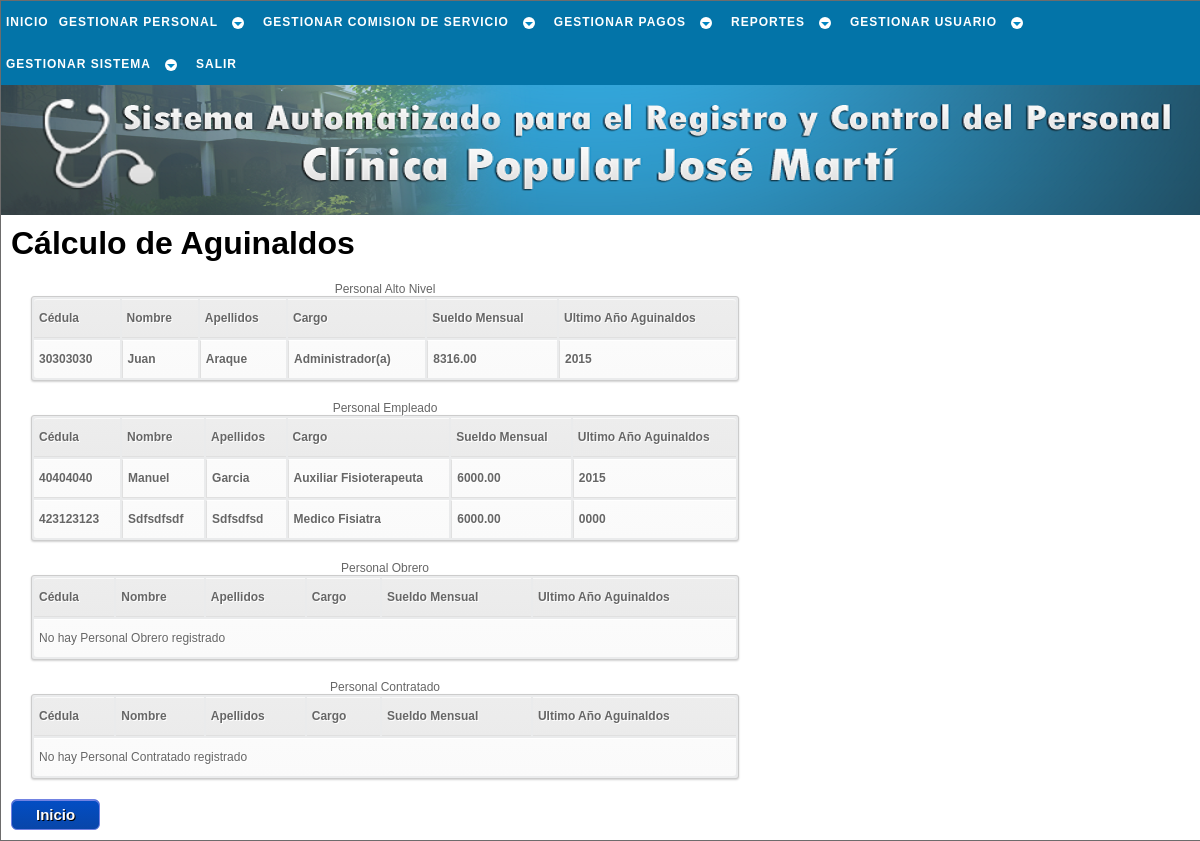
Page /php/pago/calc_aguinaldo_a.php (signed in) on the earlier database version.
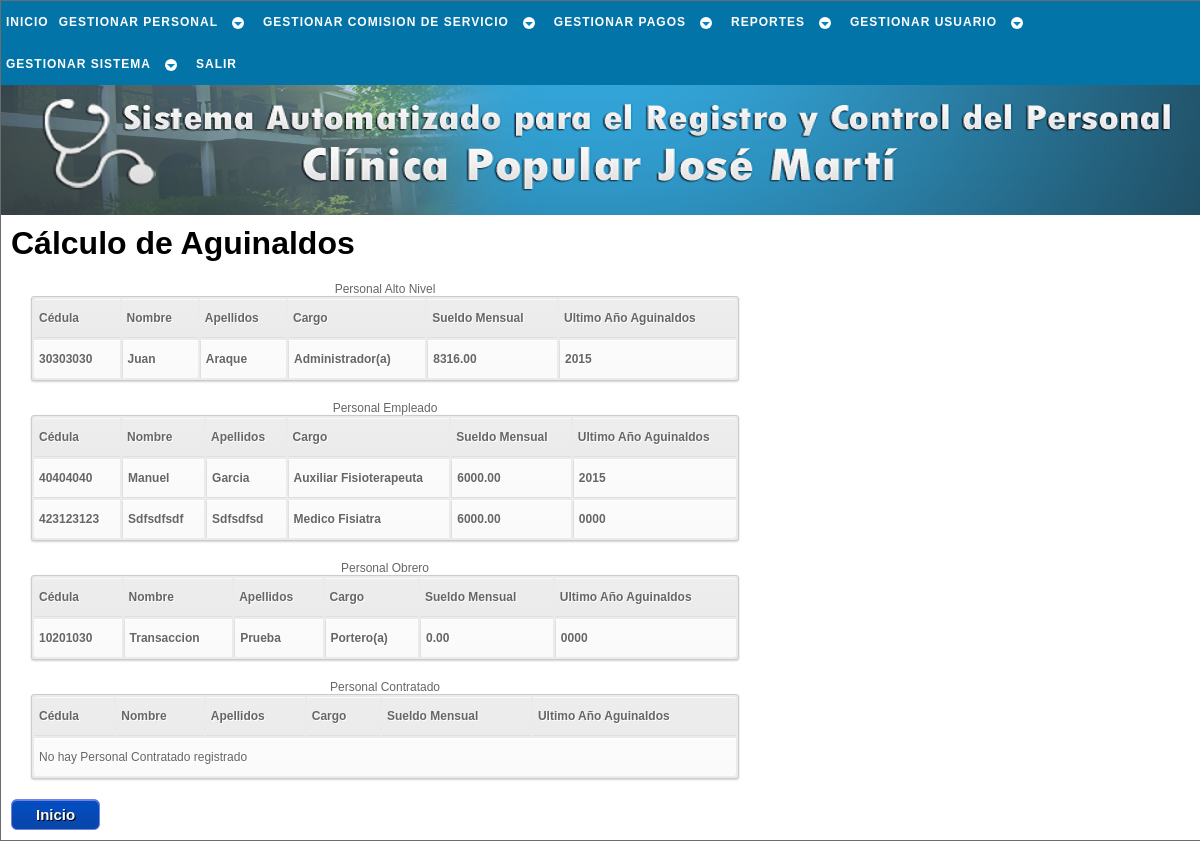
Same page on the later database version.
### tables this page shows
CREATE TABLE `laboral` (
  `cedula` int(12) NOT NULL,
  `sueldo_mensual` decimal(7,2) NOT NULL,
  `fecha_ingreso` date NOT NULL,
  `condicion` varchar(10) NOT NULL,
  `cargo` varchar(23) NOT NULL,
  `rango` varchar(22) NOT NULL,
  `area_desemp` varchar(14) NOT NULL,
  `resolucion` varchar(40) NOT NULL,
  `ley` varchar(5) NOT NULL,
  PRIMARY KEY (`cedula`),
  CONSTRAINT `laboral_ibfk_1` FOREIGN KEY (`cedula`) REFERENCES `trabajador` (`cedula`) ON UPDATE CASCADE
);

CREATE TABLE `trabajador` (
  `cedula` int(12) NOT NULL,
  `nombre` varchar(30) NOT NULL,
  `apellido` varchar(30) NOT NULL,
  `ciudadania` varchar(15) NOT NULL,
  `pasaporte` varchar(30) NOT NULL,
  `libreta_militr` varchar(30) NOT NULL,
  `fe_nac` date NOT NULL,
  `lug_nac` varchar(30) NOT NULL,
  `est_civil` varchar(15) NOT NULL,
  `nconyugue` varchar(50) NOT NULL,
  `estudia` int(1) NOT NULL,
  `direccion` varchar(50) NOT NULL,
  `telefono` varchar(12) NOT NULL,
  `telefono_em` varchar(12) NOT NULL,
  `estado` tinyint(1) NOT NULL,
  `actualizado` date NOT NULL,
  PRIMARY KEY (`cedula`)
);

CREATE TABLE `aguinaldo` (
  `id_aguinaldo` int(7) NOT NULL AUTO_INCREMENT,
  `cantidad_mes` int(2) NOT NULL COMMENT 'Cantidad de meses para el calculo de aguinaldos',
  `anno_calculo` year(4) NOT NULL COMMENT 'Año en que se realizo el calculo de aguinaldo para el trabajador',
  `sid` decimal(7,2) NOT NULL COMMENT 'Sueldo Integral Diario',
  `total_pagar` decimal(7,2) NOT NULL COMMENT 'Total a pagar por aguinaldos',
  `cedula` int(12) NOT NULL,
  PRIMARY KEY (`id_aguinaldo`),
  KEY `cedula` (`cedula`),
  CONSTRAINT `aguinaldo_ibfk_1` FOREIGN KEY (`cedula`) REFERENCES `laboral` (`cedula`) ON UPDATE CASCADE
);

### php/_sql/conslt_trabj_sql.php (called while the page is built, shortened)
<?php
	function conslt_rango_trb($cnx_bd,$dato1,$dato2){
		$sql = "SELECT trabajador.cedula,nombre,apellido,cargo,sueldo_mensual,fecha_ingreso
				FROM trabajador
				JOIN laboral ON laboral.cedula = trabajador.cedula
				WHERE rango = '$dato1'
				AND condicion = '$dato2'
				AND estado = 1
				ORDER BY sueldo_mensual
				DESC";
		$resultado = $cnx_bd->query($sql);
		return $resultado;
	}
	function conslt_fch($cnx_bd,$campo,$tabla,$ced){
		$sql = "SELECT $campo
				FROM $tabla
				WHERE cedula = '$ced'
				ORDER BY $campo
				DESC
				LIMIT 1";
		$resultado = $cnx_bd->query($sql);
		return $resultado;
	}
?>

### php/pago/calc_aguinaldo_a.php (the view, shortened to what the changed rows need)
<!DOCTYPE html PUBLIC "-//W3C//DTD XHTML 1.1//EN" "http://www.w3.org/TR/xhtml11/DTD/xhtml11.dtd" />
<html xmlns="http://www.w3.org/1999/xhtml" xml:lang="es" lang="es" dir="ltr">
	<head>
		<link rel="stylesheet" href="../../css/estilo.css" type="text/css" media="screen" />
    </head>
	<body>
		<div id="cuerpo">
			<div id="pagina">
				<?php
					$cnx_bd = conexion();
					include('../_sql/conslt_trabj_sql.php');
					$alto = conslt_rango_trb($cnx_bd,'Personal de Alto Nivel','Fijo');
					$empleado = conslt_rango_trb($cnx_bd,'Personal Empleado','Fijo');
					$obrero = conslt_rango_trb($cnx_bd,'Personal Obrero','Fijo');
				?>
				<h1>Cálculo de Aguinaldos</h1>
				<table id="tabla">
					<caption>Personal Alto Nivel</caption>
					<tr>
						<th>Cédula</th>
						<th>Nombre</th>
						<th>Apellidos</th>
						<th>Cargo</th>
						<th>Sueldo Mensual</th>
						<th>Ultimo Año Aguinaldos</th>
					</tr>
					<?php
					if ($alto->num_rows < 1) {
					?>
					<tr>
						<td colspan="6">No hay Personal de Alto Nivel registrado</td>
					</tr>
					<?php
					}else{
						while ($fila = $alto->fetch_object()){
							$fcha = conslt_fch($cnx_bd,'anno_calculo','aguinaldo',$fila->cedula);
							$fch_fila = $fcha->fetch_object();
							$a='0000';
							if (isset($fch_fila)) $a = $fch_fila->anno_calculo;
					?>
							<tr>
								<td><a href="calc_aguinaldo_b.php?c=<?=$fila->cedula?>" title="Click para calcular los aguinaldos del trabajador"><?=$fila->cedula?></a></td>
								<td><a href="calc_aguinaldo_b.php?c=<?=$fila->cedula?>" title="Click para calcular los aguinaldos del trabajador"><?=$fila->nombre?></a></td>
								<td><a href="calc_aguinaldo_b.php?c=<?=$fila->cedula?>" title="Click para calcular los aguinaldos del trabajador"><?=$fila->apellido?></a></td>
								<td><a href="calc_aguinaldo_b.php?c=<?=$fila->cedula?>" title="Click para calcular los aguinaldos del trabajador"><?=$fila->cargo?></a></td>
								<td><a href="calc_aguinaldo_b.php?c=<?=$fila->cedula?>" title="Click para calcular los aguinaldos del trabajador"><?=$fila->sueldo_mensual?></a></td>
								<td><a href="calc_aguinaldo_b.php?c=<?=$fila->cedula?>" title="Click para calcular los aguinaldos del trabajador"><?=$a?></a></td>
							</tr>
					<?php
						}
					}
					?>
				</table>
				<table id="tabla">
					<caption>Personal Empleado</caption>
					<tr>
						<th>Cédula</th>
						<th>Nombre</th>
						<th>Apellidos</th>
						<th>Cargo</th>
						<th>Sueldo Mensual</th>
						<th>Ultimo Año Aguinaldos</th>
					</tr>
					<?php
					if ($empleado->num_rows < 1) {
					?>
					<tr>
						<td colspan="6">No hay Personal Empleado registrado</td>
					</tr>
					<?php
					}else{
						while ($fila = $empleado->fetch_object()){
							$fcha = conslt_fch($cnx_bd,'anno_calculo','aguinaldo',$fila->cedula);
							$fch_fila = $fcha->fetch_object();
							$a='0000';
							if (isset($fch_fila)) $a = $fch_fila->anno_calculo;
					?>
							<tr>
								<td><a href="calc_aguinaldo_b.php?c=<?=$fila->cedula?>" title="Click para calcular los aguinaldos del trabajador"><?=$fila->cedula?></a></td>
								<td><a href="calc_aguinaldo_b.php?c=<?=$fila->cedula?>" title="Click para calcular los aguinaldos del trabajador"><?=$fila->nombre?></a></td>
								<td><a href="calc_aguinaldo_b.php?c=<?=$fila->cedula?>" title="Click para calcular los aguinaldos del trabajador"><?=$fila->apellido?></a></td>
								<td><a href="calc_aguinaldo_b.php?c=<?=$fila->cedula?>" title="Click para calcular los aguinaldos del trabajador"><?=$fila->cargo?></a></td>
								<td><a href="calc_aguinaldo_b.php?c=<?=$fila->cedula?>" title="Click para calcular los aguinaldos del trabajador"><?=$fila->sueldo_mensual?></a></td>
								<td><a href="calc_aguinaldo_b.php?c=<?=$fila->cedula?>" title="Click para calcular los aguinaldos del trabajador"><?=$a?></a></td>
							</tr>
					<?php
						}
					}
					?>
				</table>
				<table id="tabla">
					<caption>Personal Obrero</caption>
					<tr>
						<th>Cédula</th>
						<th>Nombre</th>
						<th>Apellidos</th>
						<th>Cargo</th>
						<th>Sueldo Mensual</th>
						<th>Ultimo Año Aguinaldos</th>
					</tr>
					<?php
					if ($obrero->num_rows < 1) {
					?>
					<tr>
						<td colspan="6">No hay Personal Obrero registrado</td>
					</tr>
					<?php
					}else{
						while ($fila = $obrero->fetch_object()){
							$a='0000';
					?>
							<tr>
								<td><a href="calc_aguinaldo_b.php?c=<?=$fila->cedula?>" title="Click para calcular los aguinaldos del trabajador"><?=$fila->cedula?></a></td>
								<td><a href="calc_aguinaldo_b.php?c=<?=$fila->cedula?>" title="Click para calcular los aguinaldos del trabajador"><?=$fila->nombre?></a></td>
								<td><a href="calc_aguinaldo_b.php?c=<?=$fila->cedula?>" title="Click para calcular los aguinaldos del trabajador"><?=$fila->apellido?></a></td>
								<td><a href="calc_aguinaldo_b.php?c=<?=$fila->cedula?>" title="Click para calcular los aguinaldos del trabajador"><?=$fila->cargo?></a></td>
								<td><a href="calc_aguinaldo_b.php?c=<?=$fila->cedula?>" title="Click para calcular los aguinaldos del trabajador"><?=$fila->sueldo_mensual?></a></td>
								<td><a href="calc_aguinaldo_b.php?c=<?=$fila->cedula?>" title="Click para calcular los aguinaldos del trabajador"><?=$a?></a></td>
							</tr>
					<?php
						}
					}
					?>
				</table>
				<table id="tabla">
					<caption>Personal Contratado</caption>
					<tr>
						<th>Cédula</th>
						<th>Nombre</th>
						<th>Apellidos</th>
						<th>Cargo</th>
						<th>Sueldo Mensual</th>
						<th>Ultimo Año Aguinaldos</th>
					</tr>
				</table>
			</div>
		</div>
	</body>
</html>

Differences in the rows shown:
added laboral: cedula.cedula "10201030", cedula.nombre "Transaccion", cedula.apellido "Prueba", cargo "Portero(a)", sueldo_mensual "0.00", a "0000", shown under "Personal Obrero"
Other differences:
text no longer shown: "No hay Personal Obrero registrado"
